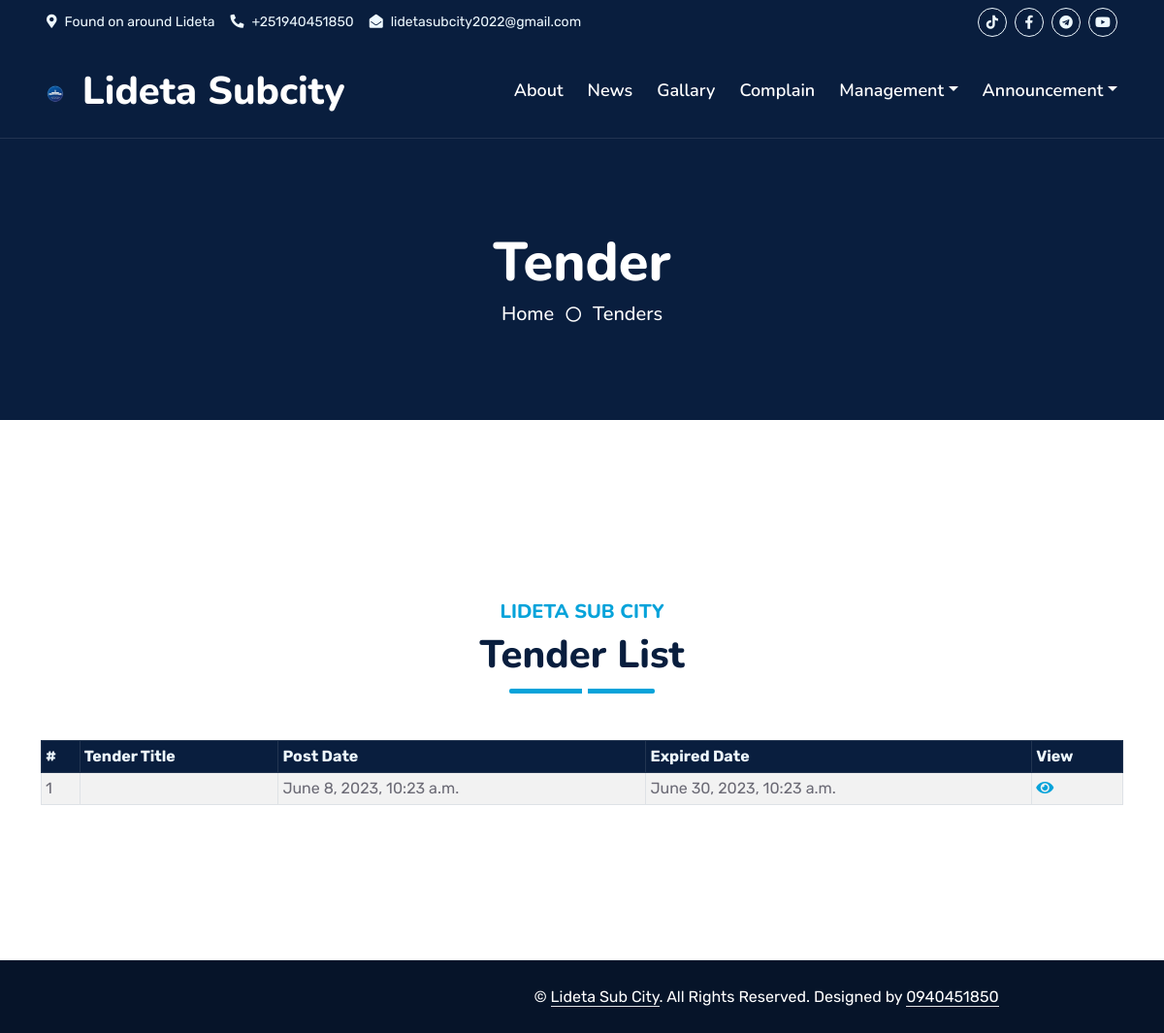
The app's page /tender/ with its own data.
### home/models.py (models this page shows, shortened)
class TenderModel(models.Model):
    tender_title = models.CharField(max_length=255)
    tender_description = models.TextField()
    date_created = models.DateTimeField()
    expired_date = models.DateTimeField()

### home/views.py (the view)
# urls.py: path('tender/', views.tender, name='tender'),
def tender(request):
    tenders = TenderModel.objects.all()
    return render(request, 'pages/tender.html',{'tenders':tenders})

### templates/pages/tender.html
{% extends 'base.html' %}
 {% load static %}
{% block content %}
    <div class="container-fluid position-relative p-0">
        <div class="container-fluid bg-primary py-5 bg-header bg-dark" style="margin-bottom: 90px;">
            <div class="row py-5">
                <div class="col-12 pt-lg-5 mt-lg-5 text-center">
                    <h1 class="display-4 text-white animated zoomIn">Tender</h1>
                    <a href="" class="h5 text-white">Home</a>
                    <i class="far fa-circle text-white px-2"></i>
                    <a href="" class="h5 text-white">Tenders</a>
                </div>
            </div>
        </div>
    </div>
        <div class="container-fluid py-5 wow fadeInUp" data-wow-delay="0.1s">
            <div class="container py-5">
                <div class="section-title text-center position-relative pb-3 mb-5 mx-auto" style="max-width: 600px;">
                    <h5 class="fw-bold text-primary text-uppercase">Lideta Sub city</h5>
                    <h1 class="mb-0">Tender List</h1>
                </div>
                <table id="dtBasicExample" class="table table-striped table-bordered table-sm" cellspacing="0" width="100%">
                    <thead class="table-dark">
                      <tr>
                        <th class="th-sm text-light">#
                        </th>
                        <th class="th-sm  text-light">Tender Title
                        </th>
                        <th class="th-sm text-light">Post Date
                        </th>
                        <th class="th-sm text-light">Expired Date
                        </th>
                        <th class="th-sm text-light">View
                        </th>
                      </tr>
                    </thead>
                    <tbody>
                      {% for tender in tenders %}
                      <tr>
                          <td>{{forloop.counter}}</td>
                          <td>{{tender.vacancy_title}}</td>
                          <td> {{tender.date_created}} </td>
                          <td> {{tender.expired_date}} </td>
                          <td> <a href=""><i class="fa fa-eye" aria-hidden="true"></i></a>
                          </td>
                      </tr>
                      {% endfor %}
                    </tbody>
                  </table>
            </div>
        </div>
{% endblock %}

### static/css/style.css (style rules this page uses)
:root { --primary: #06A3DA; --secondary: #34AD54; --light: #EEF9FF; --dark: #091E3E; }
h1, h2, .fw-bold { font-weight: 800 !important; }
h5, h6, .fw-medium { font-weight: 600 !important; }
.section-title::before { position: absolute; content: ""; width: 150px; height: 5px; left: 0; bottom: 0; background: var(--primary); border-radius: 2px; }
.section-title.text-center::before { left: 50%; margin-left: -75px; }
.section-title::after { position: absolute; content: ""; width: 6px; height: 5px; bottom: 0px; background: #FFFFFF; -webkit-animation: section-title-run 5s infinite linear; animation: section-title-run 5s infinite linear; }
.section-title.text-center::after { -webkit-animation: section-title-run-center 5s infinite linear; animation: section-title-run-center 5s infinite linear; }
.bg-header { background: darkblue; background-size: cover; }

### records on screen
TenderModel: date_created "June 8, 2023, 10:23 a.m.", expired_date "June 30, 2023, 10:23 a.m."
